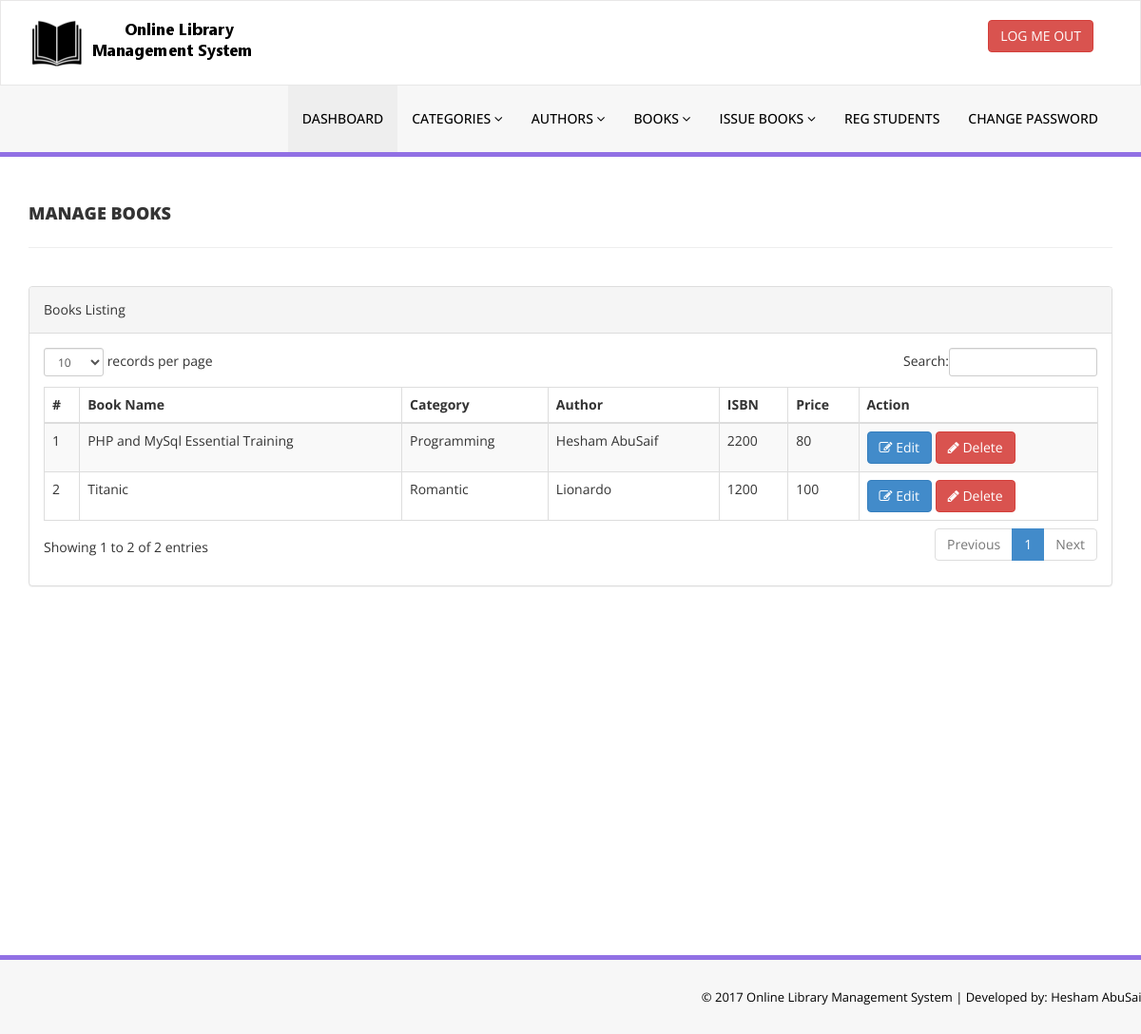
The app's page /admin/manage-books.php (signed in) with its own data.
### tables this page shows
CREATE TABLE `tblbooks` (
  `id` int(11) NOT NULL,
  `BookName` varchar(255) DEFAULT NULL,
  `CatId` int(11) DEFAULT NULL,
  `AuthorId` int(11) DEFAULT NULL,
  `ISBNNumber` int(11) DEFAULT NULL,
  `BookPrice` int(11) DEFAULT NULL,
  `RegDate` timestamp NULL DEFAULT CURRENT_TIMESTAMP,
  `UpdationDate` timestamp NULL DEFAULT NULL ON UPDATE CURRENT_TIMESTAMP
);

CREATE TABLE `tblcategory` (
  `id` int(11) NOT NULL,
  `CategoryName` varchar(150) DEFAULT NULL,
  `Status` int(1) DEFAULT NULL,
  `CreationDate` timestamp NULL DEFAULT CURRENT_TIMESTAMP,
  `UpdationDate` timestamp NOT NULL DEFAULT '0000-00-00 00:00:00' ON UPDATE CURRENT_TIMESTAMP
);

CREATE TABLE `tblauthors` (
  `id` int(11) NOT NULL,
  `AuthorName` varchar(159) DEFAULT NULL,
  `creationDate` timestamp NULL DEFAULT CURRENT_TIMESTAMP,
  `UpdationDate` timestamp NULL DEFAULT NULL ON UPDATE CURRENT_TIMESTAMP
);

### admin/manage-books.php (the view, shortened to what this page needs)
<?php
include('includes/config.php');
if(strlen($_SESSION['alogin'])==0)
    {
header('location:index.php');
}
else{
    ?>
<!DOCTYPE html>
<html xmlns="http://www.w3.org/1999/xhtml">
<head>
    <link href="assets/css/bootstrap.css" rel="stylesheet" />
    <link href="assets/css/font-awesome.css" rel="stylesheet" />
    <link href="assets/js/dataTables/dataTables.bootstrap.css" rel="stylesheet" />
    <link href="assets/css/style.css" rel="stylesheet" />
</head>
<body>
<?php include('includes/header.php');?>
    <div class="content-wrapper">
         <div class="container">
        <div class="row pad-botm">
            <div class="col-md-12">
                <h4 class="header-line">Manage Books</h4>
    </div>
     <div class="row">
</div>
        </div>
            <div class="row">
                <div class="col-md-12">
                    <div class="panel panel-default">
                        <div class="panel-heading">
                           Books Listing
                        </div>
                        <div class="panel-body">
                            <div class="table-responsive">
                                <table class="table table-striped table-bordered table-hover" id="dataTables-example">
                                    <thead>
                                        <tr>
                                            <th>#</th>
                                            <th>Book Name</th>
                                            <th>Category</th>
                                            <th>Author</th>
                                            <th>ISBN</th>
                                            <th>Price</th>
                                            <th>Action</th>
                                        </tr>
                                    </thead>
                                    <tbody>
<?php $sql = "SELECT tblbooks.BookName,tblcategory.CategoryName,tblauthors.AuthorName,tblbooks.ISBNNumber,tblbooks.BookPrice,tblbooks.id as bookid from  tblbooks join tblcategory on tblcategory.id=tblbooks.CatId join tblauthors on tblauthors.id=tblbooks.AuthorId";
$query = $dbh -> prepare($sql);
$query->execute();
$results=$query->fetchAll(PDO::FETCH_OBJ);
$cnt=1;
if($query->rowCount() > 0)
{
foreach($results as $result)
{               ?>
                                        <tr class="odd gradeX">
                                            <td class="center"><?php echo htmlentities($cnt);?></td>
                                            <td class="center"><?php echo htmlentities($result->BookName);?></td>
                                            <td class="center"><?php echo htmlentities($result->CategoryName);?></td>
                                            <td class="center"><?php echo htmlentities($result->AuthorName);?></td>
                                            <td class="center"><?php echo htmlentities($result->ISBNNumber);?></td>
                                            <td class="center"><?php echo htmlentities($result->BookPrice);?></td>
                                            <td class="center">
                                            <a href="edit-book.php?bookid=<?php echo htmlentities($result->bookid);?>"><button class="btn btn-primary"><i class="fa fa-edit "></i> Edit</button>
                                          <a href="manage-books.php?del=<?php echo htmlentities($result->bookid);?>" onclick="return confirm('Are you sure you want to delete?');"" >  <button class="btn btn-danger"><i class="fa fa-pencil"></i> Delete</button>
                                            </td>
                                        </tr>
 <?php $cnt=$cnt+1;}} ?>
                                    </tbody>
                                </table>
                            </div>
                        </div>
                    </div>
                </div>
            </div>
    </div>
    </div>
  <?php include('includes/footer.php');?>
</body>
</html>
<?php } ?>

### admin/includes/header.php (shortened to what this page needs)
<div class="navbar navbar-inverse set-radius-zero" >
        <div class="container">
            <div class="navbar-header">
                <a class="navbar-brand">
                    <img src="assets/img/logo.png" />
                </a>
            </div>
            <div class="right-div">
                <a href="logout.php" class="btn btn-danger pull-right">LOG ME OUT</a>
            </div>
        </div>
    </div>
    <section class="menu-section">
        <div class="container">
            <div class="row ">
                <div class="col-md-12">
                    <div class="navbar-collapse collapse ">
                        <ul id="menu-top" class="nav navbar-nav navbar-right">
                            <li><a href="dashboard.php" class="menu-top-active">DASHBOARD</a></li>
                            <li>
                                <a href="#" class="dropdown-toggle" id="ddlmenuItem" data-toggle="dropdown"> Categories <i class="fa fa-angle-down"></i></a>
                            </li>
                            <li>
                                <a href="#" class="dropdown-toggle" id="ddlmenuItem" data-toggle="dropdown"> Authors <i class="fa fa-angle-down"></i></a>
                            </li>
 <li>
                                <a href="#" class="dropdown-toggle" id="ddlmenuItem" data-toggle="dropdown"> Books <i class="fa fa-angle-down"></i></a>
                            </li>
                           <li>
                                <a href="#" class="dropdown-toggle" id="ddlmenuItem" data-toggle="dropdown"> Issue Books <i class="fa fa-angle-down"></i></a>
                            </li>
                             <li><a href="reg-students.php">Reg Students</a></li>
  <li><a href="change-password.php">Change Password</a></li>
                        </ul>
                    </div>
                </div>
            </div>
        </div>
    </section>

### admin/includes/footer.php
<section class="footer-section">
     <div class="container">
         <div class="row">
             <div class="col-md-12">
                &copy; 2017 Online Library Management System |<a href="" target="_blank"  > Developed by: Hesham AbuSaif</a>
             </div>
         </div>
     </div>
 </section>

### admin/assets/css/style.css (style rules this page uses)
.set-radius-zero { border-radius:0px; -moz-border-radius:0px; -webkit-border-radius:0px; }
.content-wrapper { margin-top: 40px; min-height:800px; padding-bottom:90px; }
.header-line { font-weight:900; padding-bottom:25px; border-bottom:1px solid #eeeeee; text-transform:uppercase; }
.pad-botm { padding-bottom:30px; }
.right-div { float: right; padding: 20px; }
#menu-top a { color:#000; text-decoration:none; font-weight:500; padding: 25px 15px 25px 15px; text-transform:uppercase; }
.menu-section { background-color: #f7f7f7; border-bottom:5px solid #9170E4; width:100% }
.menu-top-active { background-color:#eeeeee; }
.navbar-inverse { background-color: #FFF; border-color: rgba(155, 153, 153, 0.23); }
.navbar { min-height: 90px; margin-bottom: 0px; }
.footer-section { padding:25px 50px 25px 50px; color:#000; font-size:13px; background-color: #f7f7f7; text-align:right; border-top:5px solid #9170E4; }
.footer-section a, .footer-section a:hover { color:#000; }

### records on screen
tblbooks: BookName "PHP and MySql Essential Training", tblcategory.CategoryName "Programming", AuthorId.AuthorName "Hesham AbuSaif", ISBNNumber "2200", BookPrice "80"
tblbooks: BookName "Titanic", tblcategory.CategoryName "Romantic", AuthorId.AuthorName "Lionardo", ISBNNumber "1200", BookPrice "100"
